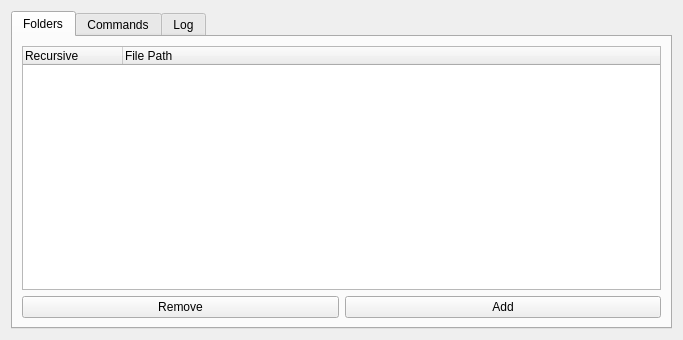
<?xml version="1.0" encoding="UTF-8"?>
<ui version="4.0">
 <class>MainForm</class>
 <widget class="QWidget" name="MainForm">
  <property name="geometry">
   <rect>
    <x>0</x>
    <y>0</y>
    <width>683</width>
    <height>340</height>
   </rect>
  </property>
  <property name="windowTitle">
   <string>Form</string>
  </property>
  <layout class="QGridLayout" name="gridLayout_3">
   <item row="0" column="0">
    <widget class="QTabWidget" name="tabWidget">
     <property name="minimumSize">
      <size>
       <width>500</width>
       <height>200</height>
      </size>
     </property>
     <property name="currentIndex">
      <number>0</number>
     </property>
     <widget class="QWidget" name="tab">
      <attribute name="title">
       <string>Folders</string>
      </attribute>
      <layout class="QGridLayout" name="gridLayout_2">
       <item row="1" column="0">
        <widget class="QPushButton" name="removeFolderButton">
         <property name="text">
          <string>Remove</string>
         </property>
         <property name="icon">
          <iconset>
           <activeon>:/images/cross.png</activeon>
          </iconset>
         </property>
        </widget>
       </item>
       <item row="1" column="1">
        <widget class="QPushButton" name="addFolderButton">
         <property name="text">
          <string>Add</string>
         </property>
         <property name="icon">
          <iconset>
           <activeon>:/images/tick.png</activeon>
          </iconset>
         </property>
        </widget>
       </item>
       <item row="0" column="0" colspan="2">
        <widget class="QTreeWidget" name="folderList">
         <property name="rootIsDecorated">
          <bool>false</bool>
         </property>
         <property name="itemsExpandable">
          <bool>false</bool>
         </property>
         <column>
          <property name="text">
           <string>Recursive</string>
          </property>
         </column>
         <column>
          <property name="text">
           <string>File Path</string>
          </property>
         </column>
        </widget>
       </item>
      </layout>
     </widget>
     <widget class="QWidget" name="tab_2">
      <attribute name="title">
       <string>Commands</string>
      </attribute>
      <layout class="QGridLayout" name="gridLayout">
       <item row="0" column="0" colspan="2">
        <widget class="QTreeWidget" name="commandTree">
         <column>
          <property name="text">
           <string>Format</string>
          </property>
         </column>
        </widget>
       </item>
       <item row="1" column="0">
        <widget class="QPushButton" name="removeCmdButton">
         <property name="text">
          <string>Remove</string>
         </property>
         <property name="icon">
          <iconset>
           <activeon>:/images/cross.png</activeon>
          </iconset>
         </property>
        </widget>
       </item>
       <item row="1" column="1">
        <widget class="QPushButton" name="addCmdButton">
         <property name="text">
          <string>Add</string>
         </property>
         <property name="icon">
          <iconset>
           <activeon>:/images/add.png</activeon>
          </iconset>
         </property>
        </widget>
       </item>
      </layout>
     </widget>
     <widget class="QWidget" name="tab_3">
      <attribute name="title">
       <string>Log</string>
      </attribute>
      <layout class="QGridLayout" name="gridLayout_4">
       <item row="0" column="0">
        <widget class="QTextEdit" name="logTextEdit">
         <property name="horizontalScrollBarPolicy">
          <enum>Qt::ScrollBarAlwaysOff</enum>
         </property>
         <property name="readOnly">
          <bool>true</bool>
         </property>
         <property name="textInteractionFlags">
          <set>Qt::TextSelectableByKeyboard|Qt::TextSelectableByMouse</set>
         </property>
        </widget>
       </item>
      </layout>
     </widget>
    </widget>
   </item>
  </layout>
 </widget>
 <resources>
  <include location="data/data.qrc"/>
 </resources>
 <connections/>
</ui>
